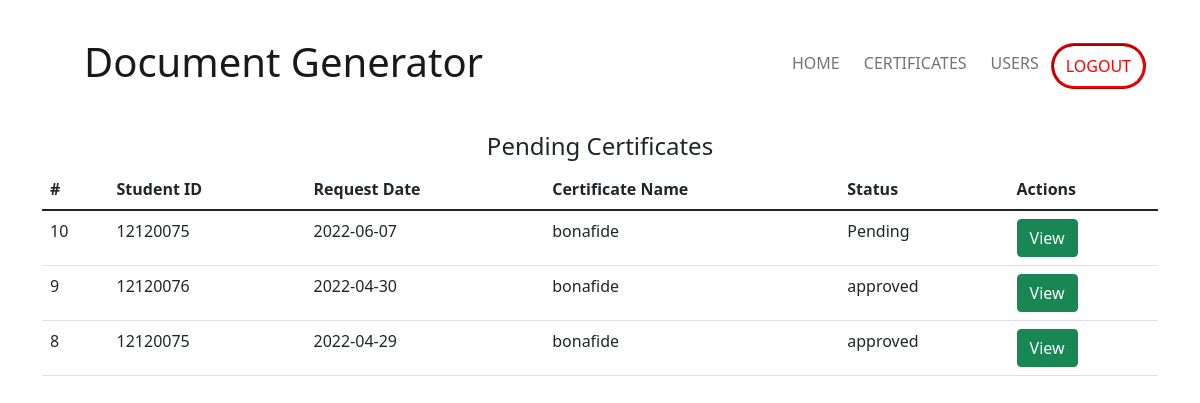
Before: /admin_view_certificates with the older database file.
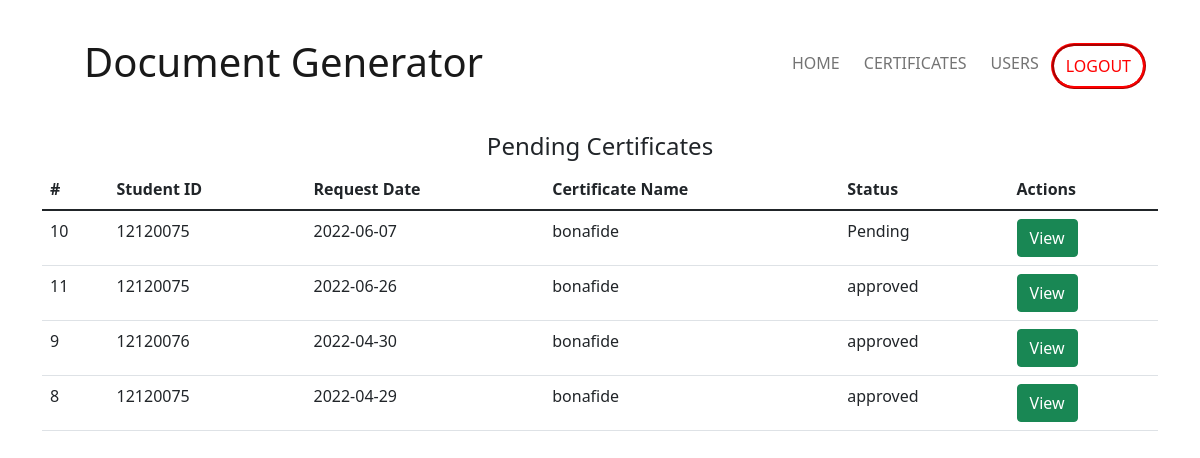
After: the same page with the newer database file.
### main/models.py (models this page shows)
class CertificateRequestModel(models.Model):
    id = models.AutoField(primary_key=True)
    student_id = models.CharField(max_length=100)
    name = models.CharField(max_length=100)
    request_date = models.CharField(max_length=20)
    last_update_date = models.CharField(max_length=20, default="-")
    comment = models.CharField(max_length=400, default="", null=True)
    approved = models.BooleanField(default=False)
    status = models.CharField(default="Pending", max_length=30)
    url = models.CharField(max_length=200, default="#")

### main/views.py (the view)
# urls.py: path('admin_view_certificates', views.admin_certificates_page),
def admin_certificates_page(request):
    certificate_list = CertificateRequestModel.objects.order_by('approved', '-request_date').all()
    if len(certificate_list) == 0:
        no_certificates = True
    else:
        no_certificates = False
    return render(request, 'admin_view_certificates.html', {'certificates': certificate_list,
                                                            'no_certificates': no_certificates})

### templates/admin_view_certificates.html (shortened to what this page needs)
<!DOCTYPE html>
<html lang="en">
<head>
    <link href="https://cdn.jsdelivr.net/npm/bootstrap@5.1.3/dist/css/bootstrap.min.css" rel="stylesheet"
>
</head>
<body>
    <div class="container">
        <nav class="navbar navbar-expand-lg navbar-light">
            <div class="container-fluid">
                <a class="navbar-brand" href="./#" style="padding: 30px;">
                    <h3 class="display-6">Document Generator</h3>
                </a>
                <div class="collapse navbar-collapse" id="navbarNav">
                    <ul class="navbar-nav ms-auto ">
                        <li class="nav-item">
                            <a class="nav-link" href="./">HOME</a>
                        </li>
                        <li class="nav-item">
                            <a class="nav-link" href="#">CERTIFICATES</a>
                        </li>
                        <li class="nav-item">
                            <a class="nav-link" href="./users">USERS</a>
                        </li>
                        <li class="nav-item">
                            <a class="nav-link" href="./logout" id="nav-login-btn">
                                LOGOUT
                            </a>
                        </li>
                    </ul>
                </div>
            </div>
        </nav>
    </div>
    <section id="requests">
        <div class="container" id="requests">
            <center>
                <h4>
                    Pending Certificates
                </h4>
            </center>
            <table class="table table-stripped table-hover">
                <thead>
                    <th>
                        #
                    </th>
                    <th>
                        Student ID
                    </th>
                    <th>
                        Request Date
                    </th>
                    <th>
                        Certificate Name
                    </th>
                    <th>
                        Status
                    </th>
                    <th>
                        Actions
                    </th>
                </thead>
                <tbody>
                    {% for certificate in certificates %}
                    <tr>
                        <td>
                            {{ certificate.id }}
                        </td>
                        <td>
                            {{ certificate.student_id}}
                        </td>
                        <td>
                            {{ certificate.request_date }}
                        </td>
                        <td>
                            {{ certificate.name }}
                        </td>
                        <td>
                            {{ certificate.status }}
                        </td>
                        <td>
                            <a href="./admin_certificate_req?c_id={{ certificate.id }}" class="btn btn-success">
                                View
                            </a>
                        </td>
                    </tr>
                    {% endfor %}
                </tbody>
            </table>
        </div>
    </section>
</body>
</html>

Changed rows visible on the page:
added CertificateRequestModel: id "11", student_id "12120075", request_date "2022-06-26", name "bonafide", status "approved"
